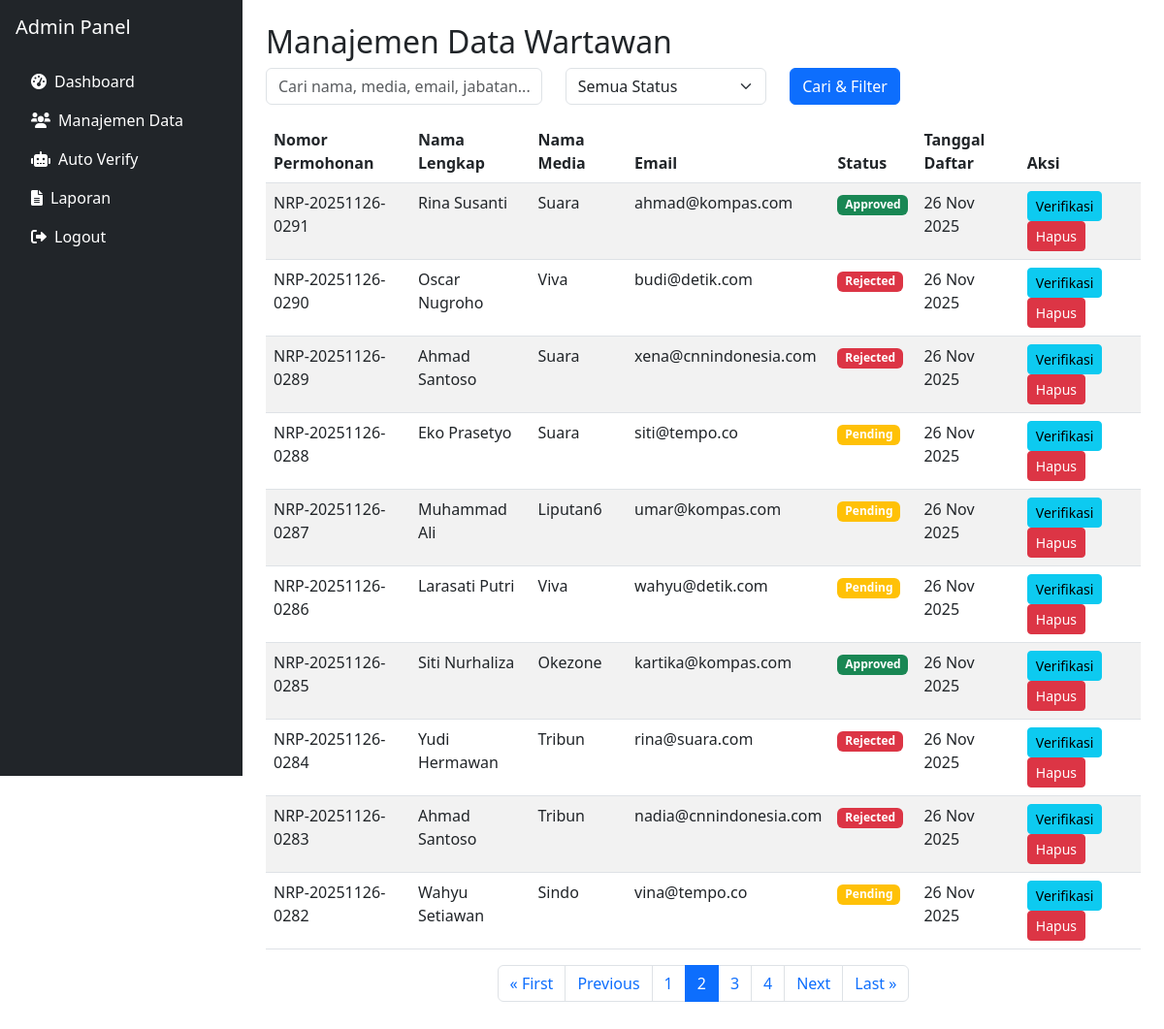
/admin-panel/manage/?page=2 (signed in), run on the app's committed database.
### pendaftaran/models.py (models this page shows, shortened)
class Wartawan(models.Model):
    STATUS_CHOICES = [
        ('pending', 'Pending'),
        ('approved', 'Approved'),
        ('rejected', 'Rejected'),
    ]
    nama_lengkap = models.CharField(max_length=255)
    nama_media = models.CharField(max_length=255)
    jabatan = models.CharField(max_length=255)
    email = models.EmailField()
    no_hp = models.CharField(
        max_length=15,
        validators=[RegexValidator(r'^\d{10,15}$', 'Nomor HP harus 10-15 digit.')]
    )
    alamat = models.TextField()
    nrp = models.CharField(max_length=20, unique=True, blank=True)
    status = models.CharField(max_length=10, choices=STATUS_CHOICES, default='pending')
    tanggal_daftar = models.DateTimeField(auto_now_add=True)
    surat_kerja_sama = models.FileField(upload_to='uploads/', blank=True, null=True)
    company_profile = models.FileField(upload_to='uploads/', blank=True, null=True)
    susunan_redaksi = models.FileField(upload_to='uploads/', blank=True, null=True)
    foto_kantor_redaksi = models.FileField(upload_to='uploads/', blank=True, null=True)
    surat_tugas = models.FileField(upload_to='uploads/', blank=True, null=True)
    surat_keputusan = models.FileField(upload_to='uploads/', blank=True, null=True)
    bukti_penerimaan_surat = models.FileField(upload_to='uploads/', blank=True, null=True)
    sppl = models.FileField(upload_to='uploads/', blank=True, null=True)
    surat_keterangan_fiskal = models.FileField(upload_to='uploads/', blank=True, null=True)
    ktp = models.FileField(upload_to='uploads/', blank=True, null=True)
    kartu_pers = models.FileField(upload_to='uploads/', blank=True, null=True)
    sertifikat_kompetensi = models.FileField(upload_to='uploads/', blank=True, null=True)
    surat_pernyataan = models.FileField(upload_to='uploads/', blank=True, null=True)

### admin_panel/views.py (the view, shortened to what this page needs)
# urls.py: path('manage/', views.manage, name='manage'),
@login_required
@user_passes_test(staff_required)
def manage(request):
    status_filter = request.GET.get('status', '')
    search_query = request.GET.get('search', '')
    wartawans = Wartawan.objects.all().order_by('-tanggal_daftar')
    if status_filter:
        wartawans = wartawans.filter(status=status_filter)
    paginator = Paginator(wartawans, 10)  # Show 10 wartawans per page
    page_number = request.GET.get('page')
    page_obj = paginator.get_page(page_number)
    context = {
        'page_obj': page_obj,
        'status_filter': status_filter,
        'search_query': search_query,
    }
    return render(request, 'admin_panel/manage.html', context)

### admin_panel/views.py (called while the page is built)
def staff_required(user):
    return user.is_staff

### templates/admin_panel/manage.html (shortened to what this page needs)
{% extends 'admin_panel/base.html' %}
{% block content %}
<div class="p-4">
    <h2>Manajemen Data Wartawan</h2>
    <form method="get" class="mb-3">
        <div class="row">
            <div class="col-md-4">
                <input type="text" name="search" class="form-control" placeholder="Cari nama, media, email, jabatan..." value="{{ search_query }}">
            </div>
            <div class="col-md-3">
                <select name="status" class="form-select">
                    <option value="">Semua Status</option>
                </select>
            </div>
            <div class="col-md-2">
                <button type="submit" class="btn btn-primary">Cari & Filter</button>
            </div>
        </div>
    </form>
    <div class="table-responsive">
        <table class="table table-striped">
            <thead>
                <tr>
                    <th>Nomor Permohonan</th>
                    <th>Nama Lengkap</th>
                    <th>Nama Media</th>
                    <th>Email</th>
                    <th>Status</th>
                    <th>Tanggal Daftar</th>
                    <th>Aksi</th>
                </tr>
            </thead>
            <tbody>
                {% for wartawan in page_obj %}
                    <tr>
                        <td>{{ wartawan.nrp }}</td>
                        <td>{{ wartawan.nama_lengkap }}</td>
                        <td>{{ wartawan.nama_media }}</td>
                        <td>{{ wartawan.email }}</td>
                        <td>
                            <span class="badge bg-{% if wartawan.status == 'pending' %}warning{% elif wartawan.status == 'approved' %}success{% else %}danger{% endif %}">
                                {{ wartawan.get_status_display }}
                            </span>
                        </td>
                        <td>{{ wartawan.tanggal_daftar|date:"d M Y" }}</td>
                        <td>
                            <a href="{% url 'admin_panel:verify' wartawan.pk %}" class="btn btn-sm btn-info">Verifikasi</a>
                            <a href="{% url 'admin_panel:delete_wartawan' wartawan.pk %}" class="btn btn-sm btn-danger" onclick="return confirm('Apakah Anda yakin ingin menghapus data ini?')">Hapus</a>
                        </td>
                    </tr>
                {% empty %}
                    <tr>
                        <td colspan="7" class="text-center">Tidak ada data wartawan.</td>
                    </tr>
                {% endfor %}
            </tbody>
        </table>
    </div>
    <nav aria-label="Page navigation">
        <ul class="pagination justify-content-center">
            {% if page_obj.has_previous %}
                <li class="page-item">
                    <a class="page-link" href="?page=1{% if status_filter %}&status={{ status_filter }}{% endif %}">&laquo; First</a>
                </li>
                <li class="page-item">
                    <a class="page-link" href="?page={{ page_obj.previous_page_number }}{% if status_filter %}&status={{ status_filter }}{% endif %}">Previous</a>
                </li>
            {% endif %}
            {% for num in page_obj.paginator.page_range %}
                {% if page_obj.number == num %}
                    <li class="page-item active">
                        <span class="page-link">{{ num }}</span>
                    </li>
                {% elif num > page_obj.number|add:'-3' and num < page_obj.number|add:'3' %}
                    <li class="page-item">
                        <a class="page-link" href="?page={{ num }}{% if status_filter %}&status={{ status_filter }}{% endif %}">{{ num }}</a>
                    </li>
                {% endif %}
            {% endfor %}
            {% if page_obj.has_next %}
                <li class="page-item">
                    <a class="page-link" href="?page={{ page_obj.next_page_number }}{% if status_filter %}&status={{ status_filter }}{% endif %}">Next</a>
                </li>
                <li class="page-item">
                    <a class="page-link" href="?page={{ page_obj.paginator.num_pages }}{% if status_filter %}&status={{ status_filter }}{% endif %}">Last &raquo;</a>
                </li>
            {% endif %}
        </ul>
    </nav>
</div>
{% endblock %}

### data on the page
Wartawan: nrp "NRP-20251126-0291", nama_lengkap "Rina Susanti", nama_media "Suara", email "ahmad@kompas.com", status "Approved", tanggal_daftar "26 Nov 2025"
Wartawan: nrp "NRP-20251126-0290", nama_lengkap "Oscar Nugroho", nama_media "Viva", email "budi@detik.com", status "Rejected", tanggal_daftar "26 Nov 2025"
Wartawan: nrp "NRP-20251126-0289", nama_lengkap "Ahmad Santoso", nama_media "Suara", email "xena@cnnindonesia.com", status "Rejected", tanggal_daftar "26 Nov 2025"
Wartawan: nrp "NRP-20251126-0288", nama_lengkap "Eko Prasetyo", nama_media "Suara", email "siti@tempo.co", status "Pending", tanggal_daftar "26 Nov 2025"
Wartawan: nrp "NRP-20251126-0287", nama_lengkap "Muhammad Ali", nama_media "Liputan6", email "umar@kompas.com", status "Pending", tanggal_daftar "26 Nov 2025"
Wartawan: nrp "NRP-20251126-0286", nama_lengkap "Larasati Putri", nama_media "Viva", email "wahyu@detik.com", status "Pending", tanggal_daftar "26 Nov 2025"
Wartawan: nrp "NRP-20251126-0285", nama_lengkap "Siti Nurhaliza", nama_media "Okezone", email "kartika@kompas.com", status "Approved", tanggal_daftar "26 Nov 2025"
Wartawan: nrp "NRP-20251126-0284", nama_lengkap "Yudi Hermawan", nama_media "Tribun", email "rina@suara.com", status "Rejected", tanggal_daftar "26 Nov 2025"
Wartawan: nrp "NRP-20251126-0283", nama_lengkap "Ahmad Santoso", nama_media "Tribun", email "nadia@cnnindonesia.com", status "Rejected", tanggal_daftar "26 Nov 2025"
Wartawan: nrp "NRP-20251126-0282", nama_lengkap "Wahyu Setiawan", nama_media "Sindo", email "vina@tempo.co", status "Pending", tanggal_daftar "26 Nov 2025"

### other printed values
{{ num }} "1" "3" "4"
{{ num }} "2"
